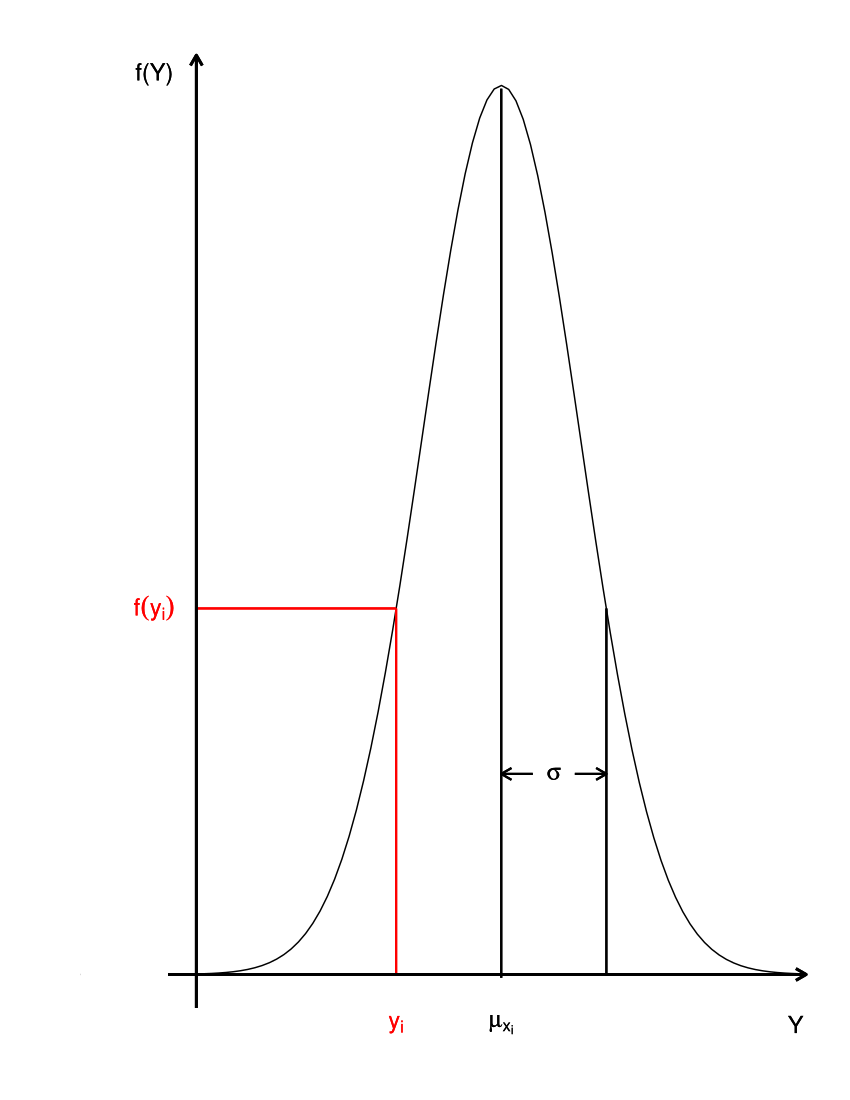

Generate this figure with R:
library(ggplot2)
library(ggthemes)
library(ggpubr)
library(magrittr)
library(grid)

# our color scale for the book
cols = viridisLite::viridis(3)
wendepunkt_hoehe = 0.219
liniendicke = 0.75
achsendicke = 1


p1 <- ggplot(data = data.frame(A = c(-3.5, 2.5)), aes(A)) + 
            
  stat_function(fun = dnorm, n = 101, args = list(mean = 0, sd = 0.75)) + 
  ylab("") +
  xlab("") +
  scale_y_continuous(breaks = NULL) +  # hide axis scaling
  scale_x_continuous(breaks = NULL) +
  geom_segment(aes(x = 0, y = -0.002, xend = 0, yend = 0.53), 
               size = liniendicke) + # vertical line to max
  geom_segment(aes(x = 1, y = 0, xend = 1, yend = wendepunkt_hoehe), 
               size = liniendicke) + # vertical line to the right inflection point
  geom_segment(aes(x = -1, y = 0, xend = -1, 
                   yend = wendepunkt_hoehe),  # vertical red line to the left inflection point
               colour = "red", size = liniendicke ) + 
  geom_segment(aes(x = -1, y = wendepunkt_hoehe,  # horizontal red line to the left
                   xend = -2.9, yend = wendepunkt_hoehe), 
               colour = "red", size = liniendicke ) +
  geom_segment(aes(x = 0.3, y = 0.12, xend = 0, yend = 0.12), # Left arrow  to sigma
               size = liniendicke,
               arrow = arrow(length = unit(0.3, "cm"))) + 
  geom_segment(aes(x = 0.7, y = 0.12, xend = 1, yend = 0.12), # right arrow  to sigma
               size = liniendicke,
               arrow = arrow(length = unit(0.3, "cm"))) + 
  geom_text(x=0.5, y=0.12, label=expression(sigma), size=6) + # sigma text
  geom_segment(aes(x = -2.9, y = -0.02, xend = -2.9, yend = 0.55), # y-axis
               size = achsendicke,
              arrow = arrow(length = unit(0.3, "cm"))) +
  geom_segment(aes(x = -3.9, y = 0, xend = 2.9, yend = 0),         # x-axis
               size = achsendicke,
               arrow = arrow(length = unit(0.3, "cm"))) +
  geom_text(x=0, y=-0.03,                # mu[xi] bottom text 
            label=expression(mu[x[i]]), 
            size=6) +
  geom_text(x=-1, y=-0.03,               # y[i] red bottom text
            label=expression(y[i]), 
            size=6 , colour = "red") +
  geom_text(x=2.8, y=-0.03, label=expression(Y), size=6, angle = 0) +
  geom_text(x=-3.3, y=0.54, label="f(Y)", size=6, angle = 0) +
  geom_text(x=-3.3, y=wendepunkt_hoehe, # f(...) red left text 
            label=expression(f(y[i])), 
            size=6, colour = "red", angle = 0) +
  # draw white square on top of right end of too long x-axis (work-around)
  geom_rect(aes(xmin=-4.0, xmax=-3.17, ymin=-0.02,  ymax=0.02), 
            fill="white", alpha=1) +
  theme_hc(base_size = 30) 
p1


#save as pdf (with scale you change the thickness of lines,
#width=8.5cm is half a page width in the book)
ggsave(filename = "./kurve2_v2.pdf",
       p1, width = 8.5, height = 7, units = "cm", scale = 1.5)
